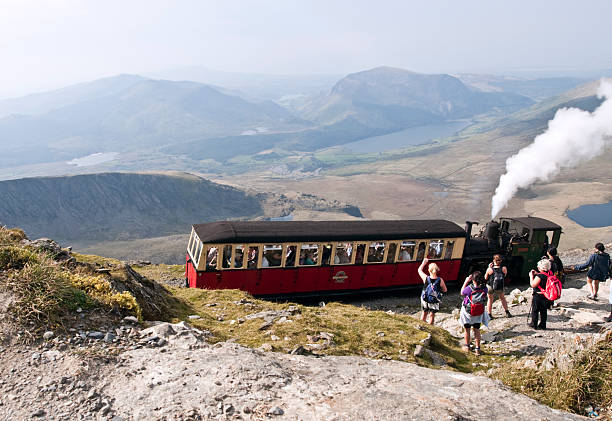
#> input picture test.jpg, 612 x 421 px
$ python app.py
#> lines starting #> are read from the running program, lines starting #| are printed output that depends on the picture; after the words box and inside, x2 and y2 are one past the last pixel; in counts of white or black regions, pixels touching at a corner belong together
#> in __init__, self.raw_img is the input picture: shape (421, 612, 3); mean B, G, R 159.3, 157.5, 161.1
### processing.py
import cv2
import numpy as np
from typing import Tuple, List

from models import MiniatureSettings


class ImageToolbox:
    # [48 lines left out: functions _circular_kernel, _polygon_kernel, not called in this run]

    @staticmethod
    def apply_enhancements(
        image: np.ndarray, saturation: float, contrast: float
    ) -> np.ndarray:
        """Applies Saturation and Contrast."""
#> called with saturation = 1.4, contrast = 1.1
        """This is an optional operation"""
        img = image.copy()
        if saturation != 1.0:
            hsv = cv2.cvtColor(img, cv2.COLOR_BGR2HSV).astype("float32")
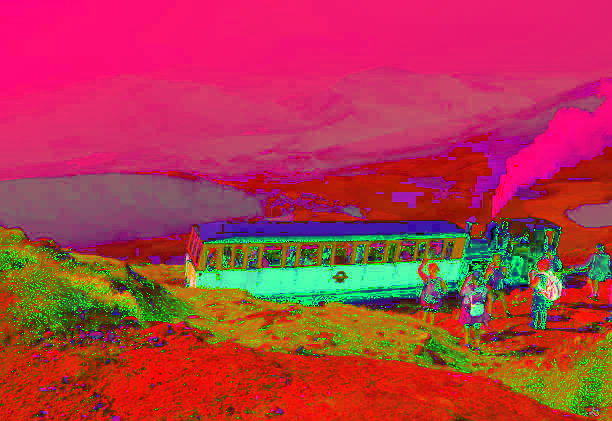
#> hsv: shape (421, 612, 3) float32; mean B, G, R 72.5, 58.2, 175.4
            (h, s, v) = cv2.split(hsv)  # color/ saturation/ lightness
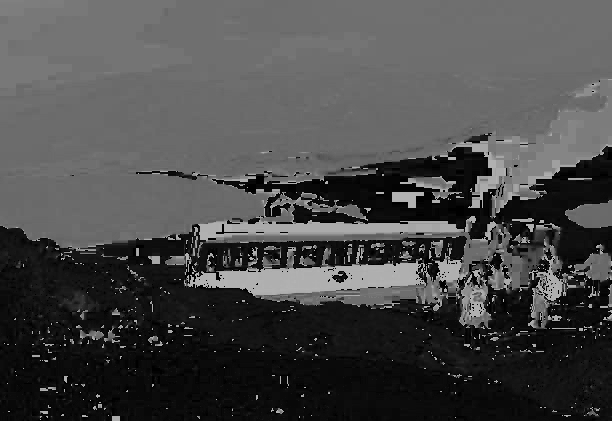
#> h: shape (421, 612) float32; min 0, max 179, mean 72.5
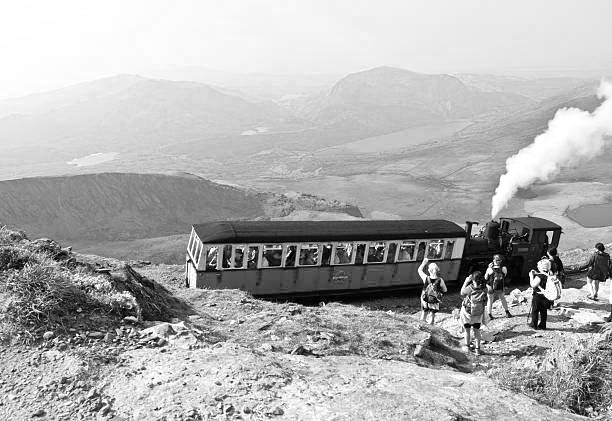
#> v: shape (421, 612) float32; min 0, max 255, mean 175.4
            s = np.clip(s * saturation, 0, 255)
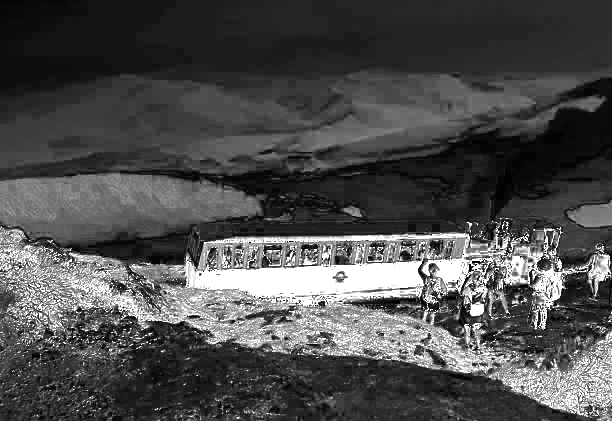
#> s: shape (421, 612) float32; min 0, max 255, mean 77.4
            img = cv2.cvtColor(cv2.merge([h, s, v]).astype("uint8"), cv2.COLOR_HSV2BGR)

        if contrast != 1.0:
            img = cv2.convertScaleAbs(img, alpha=contrast, beta=0)
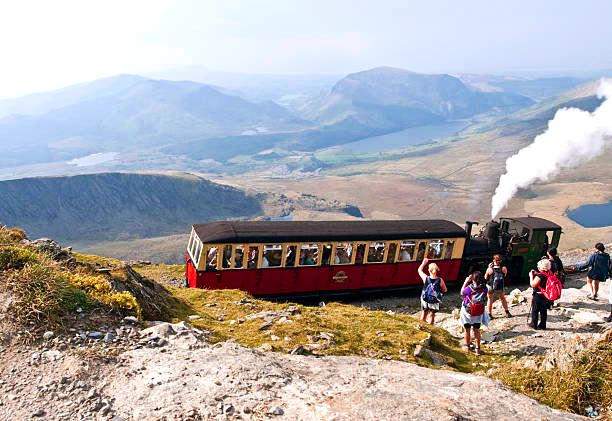
#> img: shape (421, 612, 3); mean B, G, R 166, 165.2, 169.9
        return img

    @staticmethod
    def apply_blur_style(image: np.ndarray, level: int, shape: str) -> np.ndarray:
        """Generates blurred image."""
#> called with level = 50, shape = 'gaussian'
        if level <= 0:
            return image.copy()
        rescaled_level = max(1, int(level / 2))  # level : 0~100 for user
        k_size = min(rescaled_level * 2 + 1, 101)

        if shape == "gaussian":
            return cv2.GaussianBlur(image, (k_size, k_size), 0)
        elif shape == "box":
            return cv2.blur(image, (k_size, k_size))
        elif shape in ("circular", "circular_soft", "circular_sharp"):
            kernel = ImageToolbox._circular_kernel(k_size, shape)
            return cv2.filter2D(image, -1, kernel)
        elif shape in ("6_blades", "8_blades", "9_blades"):
            n = int(shape.split("_")[0])
            kernel = ImageToolbox._polygon_kernel(k_size, n)
            return cv2.filter2D(image, -1, kernel)
        return cv2.GaussianBlur(image, (k_size, k_size), 0)


class TiltShiftZoneDefiner:
    """The class decides for each pixel whether it should be clear/blurred/intermediate"""

    def __init__(self, shape: Tuple[int, ...], settings: MiniatureSettings):
        self.rows, self.cols = shape[:2]  # real image size
        self.settings = settings  # center is (0.5,0.5) by default
        self.cx = int(
            settings.center_x * self.cols
        )  # get the center (axis x) of the image
        self.cy = int(
            settings.center_y * self.rows
        )  # get the center (axis y) of the image

    def _get_vectors(self, angle_deg):
        """Helper to get direction and normal vectors from an angle."""
        theta = np.deg2rad(angle_deg)
        # Normal vector (perpendicular to the zone line and it points to the blurred zone)
        # We assume the 'handle blue point' represents the Normal direction
        nx = np.cos(theta)
        ny = np.sin(theta)
        return nx, ny

    def compute_mask(self, downscale_factor=0.1) -> np.ndarray:
        """
        Calculates the mask with Downscaling Optimization.
        Result is upscaled back to original size.
        """

        """The following code generate X,Y"""
        """X,Y : Contain the coordinates of all points"""
        """So that in the futur : """
        """we dont need to loop on x and y to compute one by one the distance to each (x,y)"""
        """+ downscaling => Big acceleration !"""
        # 1. Determine calculation grid size (Low Res)
        calc_rows = int(self.rows * downscale_factor)
        calc_cols = int(self.cols * downscale_factor)

        # 2. Scale geometry parameters to low resolution
        scale_cx = self.cx * downscale_factor
        scale_cy = self.cy * downscale_factor

        X, Y = np.meshgrid(np.arange(calc_cols), np.arange(calc_rows))

        """Logic: Intersection of two half-planes"""
        # Part A: Upper Boundary
        # Calculate distance to the Upper Line
        # Project the vector (from center to pixel) onto the normal vector :
        # dotprod(dist_center_to_point, normal of upper line)
        # Note that the logic way is to :
        # Project the vector (from a point of upper line to pixel) onto the upper normal vector.
        # But later we are going to adjust this problem
        nx_up, ny_up = self._get_vectors(
            self.settings.angle_upper
        )  # get the upper nomal
        dist_up = (X - scale_cx) * nx_up + (Y - scale_cy) * ny_up

        # Part B: Lower Boundary, doing the same
        nx_low, ny_low = self._get_vectors(self.settings.angle_lower)
        dist_low = (X - scale_cx) * nx_low + (Y - scale_cy) * ny_low

        """Compute the blurring/ decay factor of each zone """
        """0 : blurred, 1 : sharp, 0~1 : decay (what we want to compute) """
        # Initialize Mask as 1.0 (all clear)
        mask = np.ones((calc_rows, calc_cols), dtype=np.float32)

        def apply_decay(dist_field, sharp_lim, trans_lim):
            # sharp_lim : dist to sharp line
            # trans_lim : dist to intermdediate line
            # Scale limits to low resolution (since we used the downscaling)
            s_sharp = sharp_lim * downscale_factor
            s_trans = trans_lim * downscale_factor

            # Identify different zones : intermed zone and blur zone
            # No need for sharp zone : assuming sharp initially
            cond_trans = (dist_field > s_sharp) & (dist_field < (s_sharp + s_trans))
            cond_blur = dist_field >= (s_sharp + s_trans)

            # cmputation of decay !!!!!!!! Linear interpolation !!!
            # 1 - (dist_to_pixel - lower bound)/ upper bound
            # we take the min in case upper and lower lines have intersection
            if s_trans > 0:
                mask[cond_trans] = np.minimum(
                    mask[cond_trans], 1.0 - (dist_field[cond_trans] - s_sharp) / s_trans
                )

            mask[cond_blur] = 0.0

        # Apply constraints from both upper and lower lines
        apply_decay(
            dist_up, self.settings.dist_upper_sharp, self.settings.dist_upper_trans
        )
        apply_decay(
            dist_low, self.settings.dist_lower_sharp, self.settings.dist_lower_trans
        )

        # 3. Upscale mask to full resolution (Linear interpolation is fast and smooth enough)
        full_mask = cv2.resize(
            mask, (self.cols, self.rows), interpolation=cv2.INTER_LINEAR
        )
        return full_mask

    def compute_split_mask(self, downscale_factor=0.1) -> np.ndarray:
        """
        [NEW] Calculates a binary mask to distinguish Upper vs Lower regions.
        Result: 1.0 = Belongs to Upper Blur; 0.0 = Belongs to Lower Blur.
        """
        calc_rows = int(self.rows * downscale_factor)
        calc_cols = int(self.cols * downscale_factor)
        scale_cx = self.cx * downscale_factor
        scale_cy = self.cy * downscale_factor

        X, Y = np.meshgrid(np.arange(calc_cols), np.arange(calc_rows))

        # Calculate projection distance for both vectors
        nx_up, ny_up = self._get_vectors(self.settings.angle_upper)
        dist_up = (X - scale_cx) * nx_up + (Y - scale_cy) * ny_up

        nx_low, ny_low = self._get_vectors(self.settings.angle_lower)
        dist_low = (X - scale_cx) * nx_low + (Y - scale_cy) * ny_low

        # Logic: Whichever direction has a larger positive projection distance wins.
        # This effectively splits the image into two halves based on the handles.
        split_map = (dist_up > dist_low).astype(np.float32)

        # Resize to full resolution (Nearest Neighbor is fine for binary split)
        full_split = cv2.resize(split_map, (self.cols, self.rows), interpolation=cv2.INTER_NEAREST)
        return full_split

    def get_handles_pos(self) -> List[Tuple[int, int]]:
        """Returns positions for drawing blue point handles."""
        # Handle 1 (Upper)
        nx_up, ny_up = self._get_vectors(self.settings.angle_upper)
        dist_up = self.settings.dist_upper_sharp
        h1 = (int(self.cx + nx_up * dist_up), int(self.cy + ny_up * dist_up))

        # Handle 2 (Lower)
        nx_low, ny_low = self._get_vectors(self.settings.angle_lower)
        dist_low = self.settings.dist_lower_sharp
        h2 = (int(self.cx + nx_low * dist_low), int(self.cy + ny_low * dist_low))

        return [h1, h2]

    def get_lines_geometry(self):
        """Returns lines data for drawing."""
        res = []
        for angle, d_sharp, d_trans in [
            (
                self.settings.angle_upper,
                self.settings.dist_upper_sharp,
                self.settings.dist_upper_trans,
            ),
            (
                self.settings.angle_lower,
                self.settings.dist_lower_sharp,
                self.settings.dist_lower_trans,
            ),
        ]:
            nx, ny = self._get_vectors(angle)
            # Perpendicular vector (for drawing the line across screen)
            dx, dy = -ny, nx
            res.append({
                "norm": (nx, ny),
                "dir": (dx, dy),
                "sharp": d_sharp,
                "total": d_sharp + d_trans,
            })
        return res


""" After having the different zone : we do the rendering ! """


# [12 lines left out: function render_composite, not called in this run]

def render_composite_adv(img_sharp: np.ndarray,
                          img_blur_up: np.ndarray,
                          img_blur_low: np.ndarray,
                          settings: MiniatureSettings) -> np.ndarray:
    """
    [NEW] Advanced Rendering Pipeline.
    Blends: Sharp Image + Upper Blur Image + Lower Blur Image.
    """
    definer = TiltShiftZoneDefiner(img_sharp.shape, settings)

    # 1. Compute Blur Mask (0 to 1) : unchnaged like before
    mask_sharpness = definer.compute_mask(downscale_factor=0.1)

    # 2. Compute Split Mask (0 or 1)
    mask_split = definer.compute_split_mask(downscale_factor=0.1)

    # 3. Expand masks to 3 channels for RGB math
    mask_s_3ch = cv2.merge([mask_sharpness, mask_sharpness, mask_sharpness])
    mask_split_3ch = cv2.merge([mask_split, mask_split, mask_split])

    # 4. Composition
    combined_blur = img_blur_up * mask_split_3ch + img_blur_low * (1 - mask_split_3ch)
    result = img_sharp * mask_s_3ch + combined_blur * (1 - mask_s_3ch)

    return result.astype("uint8")


"""Draw guide lines : NOT VERY IMPORTANT"""


def draw_guides_cv2(
    image: np.ndarray, settings: MiniatureSettings, active_node: str = None
) -> np.ndarray:
    overlay = image.copy()
    h, w = overlay.shape[:2]
#> h = 421; w = 612
    # Reduce drawing length calculation to avoid overflow issues, just needs to be "long enough"
    diag = 3000

    definer = TiltShiftZoneDefiner((h, w), settings)
    cx, cy = definer.cx, definer.cy
#> cx = 306; cy = 210
    lines = definer.get_lines_geometry()

    # Helper: Draw Dashed Line
    # Optimized: Draw segments instead of pixel-by-pixel loop for speed
    def draw_dashed_fast(p1, p2, color, thickness=1, dash=15):
        vec = np.array(p2) - np.array(p1)
        dist = np.linalg.norm(vec)
        if dist == 0:
            return
        unit_vec = vec / dist

        steps = int(dist / (dash * 2))
        for i in range(steps):
            start = np.array(p1) + unit_vec * (i * dash * 2)
            end = start + unit_vec * dash
            cv2.line(
                overlay,
                tuple(start.astype(int)),
                tuple(end.astype(int)),
                color,
                thickness,
            )

    # Draw both boundaries (Upper and Lower are independent now)
    for line_info in lines:
        nx, ny = line_info["norm"]
        dx, dy = line_info["dir"]

        # Center of the sharp line
        ox_s, oy_s = cx + nx * line_info["sharp"], cy + ny * line_info["sharp"]
        p1_s = (int(ox_s - dx * diag), int(oy_s - dy * diag))
        p2_s = (int(ox_s + dx * diag), int(oy_s + dy * diag))

        # Center of the blur line
        ox_b, oy_b = cx + nx * line_info["total"], cy + ny * line_info["total"]
        p1_b = (int(ox_b - dx * diag), int(oy_b - dy * diag))
        p2_b = (int(ox_b + dx * diag), int(oy_b + dy * diag))

        draw_dashed_fast(p1_s, p2_s, (255, 255, 255), 2)
        cv2.line(overlay, p1_b, p2_b, (255, 255, 255), 2)
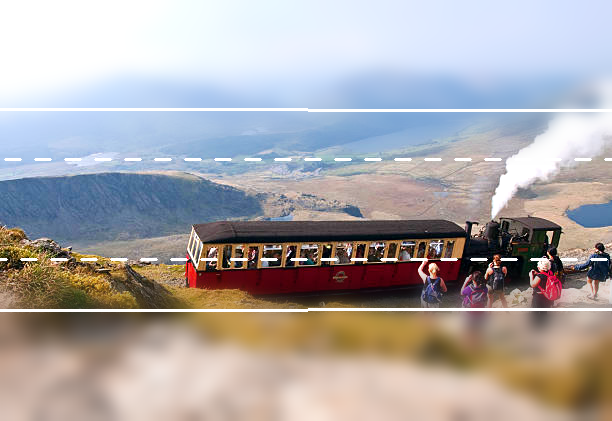
#> overlay: shape (421, 612, 3); mean B, G, R 168.2, 167.4, 172.1

    # Helper: Point Drawing
    def draw_point(pos, color, is_active):
#> called with pos = (306, 210), color = (0, 0, 255), is_active = False
        radius = 8 if is_active else 6
        thick = 3 if is_active else 1
        cv2.circle(overlay, pos, radius, color, -1)
#> overlay: shape (421, 612, 3); 0.04% of pixels changed, all inside (x1, y1, x2, y2) = (300, 204, 313, 217)
        cv2.circle(overlay, pos, radius + 2, (255, 255, 255), thick)
#> overlay: shape (421, 612, 3); mean B, G, R 168.1, 167.3, 172.2

    # 1. Center
    draw_point((cx, cy), (0, 0, 255), active_node == "center")

    # 2. Handles
    h_pos = definer.get_handles_pos()
#> h_pos = [(306, 160), (306, 260)]
    draw_point(h_pos[0], (255, 0, 0), active_node == "up")
#> in draw_point (call 2), `cv2.circle(overlay, pos, radius, color, -1)`: overlay: shape (421, 612, 3); mean B, G, R 168.1, 167.2, 172.1
#> in draw_point (call 2), `cv2.circle(overlay, pos, radius + 2, (255, 255, 255), thick)`: overlay: shape (421, 612, 3); mean B, G, R 168.1, 167.2, 172.1
    draw_point(h_pos[1], (255, 0, 0), active_node == "down")
#> call 3 of draw_point, with pos = (306, 260), color = (255, 0, 0), is_active = False
#> in draw_point (call 3), `cv2.circle(overlay, pos, radius, color, -1)`:
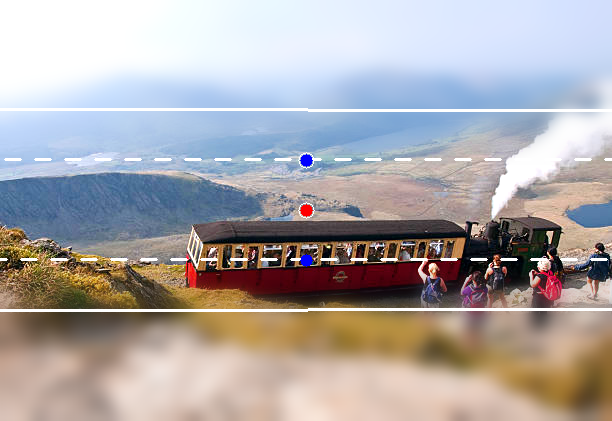
#> overlay: shape (421, 612, 3); mean B, G, R 168.2, 167.2, 172.1
#> in draw_point (call 3), `cv2.circle(overlay, pos, radius + 2, (255, 255, 255), thick)`: overlay: shape (421, 612, 3); 0.02% of pixels changed, all inside (x1, y1, x2, y2) = (299, 252, 315, 269)

    return overlay

### app.py
import cv2
import numpy as np
import math

from models import MiniatureSettings
from processing import (
    ImageToolbox,
    render_composite,
    render_composite_adv,
    draw_guides_cv2,
    TiltShiftZoneDefiner,
)


class LocalMiniatureApp:
    def __init__(self, image_path: str):
        # Load and validate image
        self.raw_img = cv2.imread(image_path)
        if self.raw_img is None:
            raise ValueError("Image not found")

        # Resize if image is too large for screen
        max_h = 900
        h, w = self.raw_img.shape[:2]
        if h > max_h:
            scale = max_h / h
            self.raw_img = cv2.resize(self.raw_img, (int(w * scale), max_h))
        self.rows, self.cols = self.raw_img.shape[:2]

        # Initialize Settings with Asymmetric Defaults
        self.settings = MiniatureSettings(
            center_x=0.5,
            center_y=0.5,
            angle_upper=-90,
            dist_upper_sharp=50,
            dist_upper_trans=50,
            angle_lower=90,
            dist_lower_sharp=50,
            dist_lower_trans=50,
            saturation=1.4,
            contrast=1.1,
        )

        # Cache for performance
        self.blur_shapes = [
            "gaussian",
            "circular_soft",
            "circular",
            "circular_sharp",
            "6_blades",
            "8_blades",
            "9_blades",
        ]
        self.blur_shape_idx = 0

        # 3 Images !!!
        self.cache_sharp = None
        self.cache_blur_up = None  # Blur layer for the Upper side
        self.cache_blur_low = None  # Blur layer for the Lower side

        self.blur_str_up = 50
        self.blur_str_low = 50
        self.window_name = "Miniature"

        # Interaction Flags
        self.drag_center = False
        self.drag_handle_up = False
        self.drag_handle_down = False
        self.active_node = None

        # Prepare initial layers, normally we only do once this computation
        self.update_layers()

    def update_layers(self):
        """Computation of blur : please check processing.py for the function"""
        """Re-computes heavy operations only when necessary."""
        shape = self.blur_shapes[self.blur_shape_idx]
        # 1. Generate Sharp Base
        self.cache_sharp = ImageToolbox.apply_enhancements(
            self.raw_img, self.settings.saturation, self.settings.contrast
        )
        # 2. Generate Upper Blur
        self.cache_blur_up = ImageToolbox.apply_blur_style(
            self.cache_sharp, self.blur_str_up, shape
        )
        # 3. Generate Lower Blur
        self.cache_blur_low = ImageToolbox.apply_blur_style(
            self.cache_sharp, self.blur_str_low, shape
        )

    # [75 lines left out: function on_mouse, not called in this run]

    def run(self):
        cv2.namedWindow(self.window_name)
        cv2.setMouseCallback(self.window_name, self.on_mouse)

        # Helper for trackbars
        def nothing(x):
            pass

        # UI Controls
        cv2.createTrackbar(
            "Kernel", self.window_name, 0, len(self.blur_shapes) - 1, nothing
        )
        cv2.createTrackbar("Blur UP", self.window_name, 50, 100, nothing)
        cv2.createTrackbar("Blur LOW", self.window_name, 50, 100, nothing)

        print("--- Instructions ---")
        print("1. Drag Red Dot: Move Focus Center.")
        print("2. Drag Blue Dots: Rotate angle & Resize Sharp Zone.")
        print("   (Blue dots are now on the dashed line).")
        print("3. Use Sliders: Adjust the outer Fade Width independently.")
        print(
            "4. 'Kernel' slider: 0=gaussian, 1=circ_soft, 2=circ, 3=circ_sharp, 4=6 blades, 5=8 blades, 6=9 blades."
        )

        while True:
            new_blur_up = cv2.getTrackbarPos("Blur UP", self.window_name)
            new_blur_low = cv2.getTrackbarPos("Blur LOW", self.window_name)
            new_shape_idx = cv2.getTrackbarPos("Kernel", self.window_name)

            # Check if we need to re-calculate heavy layers
            # Only update if the specific blur strength changed
            need_update = False
            if new_blur_up != self.blur_str_up:
                self.blur_str_up = new_blur_up
                need_update = True
            if new_blur_low != self.blur_str_low:
                self.blur_str_low = new_blur_low
                need_update = True
            if new_shape_idx != self.blur_shape_idx:
                self.blur_shape_idx = new_shape_idx
                need_update = True

            if need_update:
                self.update_layers()

            # Composite : check processing.py
            # finsl image = composition of 3 images :
            # image clear (zone sharp) and 2 images blurred (up/low zones blurred),
            # which are already computed using update_layers()
            # finally zone itermdeiate = real time interpolation of sharp and blurred
            res = render_composite_adv(
                self.cache_sharp, self.cache_blur_up, self.cache_blur_low, self.settings
            )

            # 2. Draw Guides : check processing.py
            final = draw_guides_cv2(res, self.settings, active_node=self.active_node)

            # 3. Display
            cv2.imshow(self.window_name, final)

            # 4. Quit
            if cv2.waitKey(1) & 0xFF == 27:
#> (key Esc is pressed here)
                break

        cv2.destroyAllWindows()


if __name__ == "__main__":
    app = LocalMiniatureApp("./test.jpg")
    app.run()
